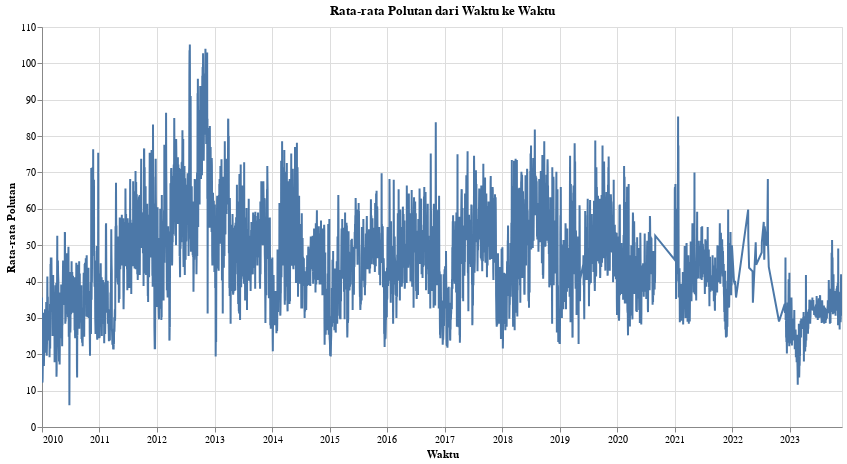

Notebook code cell kept with this figure:
### Code cell
# Visualization of Correlation Heatmap Between Variables
temp_df = all_data
temp_df['datetime'] = pd.to_datetime(all_data[['year', 'month', 'day']])

alt.Chart(temp_df).mark_line().encode(
    x=alt.X('datetime:T', title='Waktu'),
    y=alt.Y('rata_rata_polutan:Q', title='Rata-rata Polutan'),
    tooltip=['datetime:T', 'average_pollutant:Q']
).properties(
    title='Rata-rata Polutan dari Waktu ke Waktu',
    width=800,
    height=400
).interactive()

### Figure 1 — Vega-Lite specification as saved in the notebook (floating-point values rounded to 4 significant figures; data arrays with more than 128 entries replaced by an {"elided": "..."} marker saying what was removed)
{"config": {"view": {"continuousWidth": 300, "continuousHeight": 300}}, "data": {"name": "data-afb86bbebcba829eb658577ce21d9083"}, "mark": {"type": "line"}, "encoding": {"tooltip": [{"field": "datetime", "type": "temporal"}, {"field": "average_pollutant", "type": "quantitative"}], "x": {"field": "datetime", "title": "Waktu", "type": "temporal"}, "y": {"field": "rata_rata_polutan", "title": "Rata-rata Polutan", "type": "quantitative"}}, "height": 400, "params": [{"name": "param_4", "select": {"type": "interval", "encodings": ["x", "y"]}, "bind": "scales"}], "title": "Rata-rata Polutan dari Waktu ke Waktu", "width": 800, "$schema": "https://vega.github.io/schema/vega-lite/v5.20.1.json", "datasets": {"data-afb86bbebcba829eb658577ce21d9083": {"elided": "4626 records"}}}
